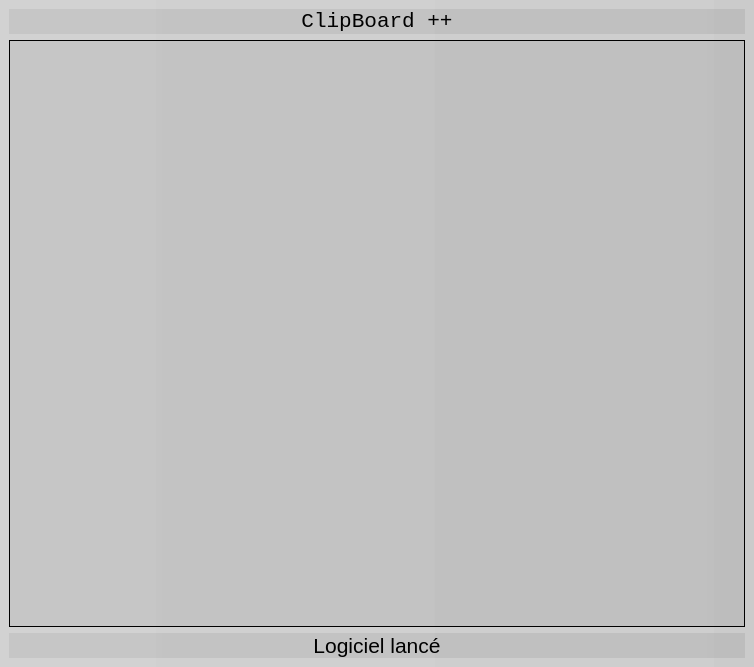
<?xml version="1.0" encoding="UTF-8"?>
<ui version="4.0">
 <class>MainWindow</class>
 <widget class="QMainWindow" name="MainWindow">
  <property name="geometry">
   <rect>
    <x>0</x>
    <y>0</y>
    <width>754</width>
    <height>667</height>
   </rect>
  </property>
  <property name="windowTitle">
   <string>MainWindow</string>
  </property>
  <property name="styleSheet">
   <string notr="true">*{
background:qlineargradient(spread:pad, x1:0, y1:0, x2:1, y2:0, stop:0 rgba(111, 111, 111, 30), stop:1 rgba(88, 88, 88, 30))
}</string>
  </property>
  <widget class="QWidget" name="centralwidget">
   <property name="styleSheet">
    <string notr="true"/>
   </property>
   <layout class="QGridLayout" name="gridLayout">
    <item row="2" column="0">
     <widget class="QLabel" name="logs">
      <property name="font">
       <font>
        <pointsize>16</pointsize>
       </font>
      </property>
      <property name="text">
       <string>Logiciel lancé</string>
      </property>
      <property name="alignment">
       <set>Qt::AlignCenter</set>
      </property>
     </widget>
    </item>
    <item row="0" column="0">
     <widget class="QLabel" name="label">
      <property name="font">
       <font>
        <family>Lucida Console</family>
        <pointsize>16</pointsize>
        <weight>50</weight>
        <bold>false</bold>
        <stylestrategy>PreferAntialias</stylestrategy>
       </font>
      </property>
      <property name="text">
       <string>ClipBoard ++</string>
      </property>
      <property name="textFormat">
       <enum>Qt::MarkdownText</enum>
      </property>
      <property name="alignment">
       <set>Qt::AlignCenter</set>
      </property>
     </widget>
    </item>
    <item row="1" column="0">
     <widget class="QListWidget" name="listWidget">
      <property name="font">
       <font>
        <family>Source Code Pro</family>
        <pointsize>26</pointsize>
        <weight>50</weight>
        <bold>false</bold>
        <stylestrategy>PreferAntialias</stylestrategy>
        <kerning>true</kerning>
       </font>
      </property>
     </widget>
    </item>
   </layout>
  </widget>
  <widget class="QMenuBar" name="menubar">
   <property name="geometry">
    <rect>
     <x>0</x>
     <y>0</y>
     <width>754</width>
     <height>21</height>
    </rect>
   </property>
  </widget>
 </widget>
 <resources/>
 <connections/>
</ui>
